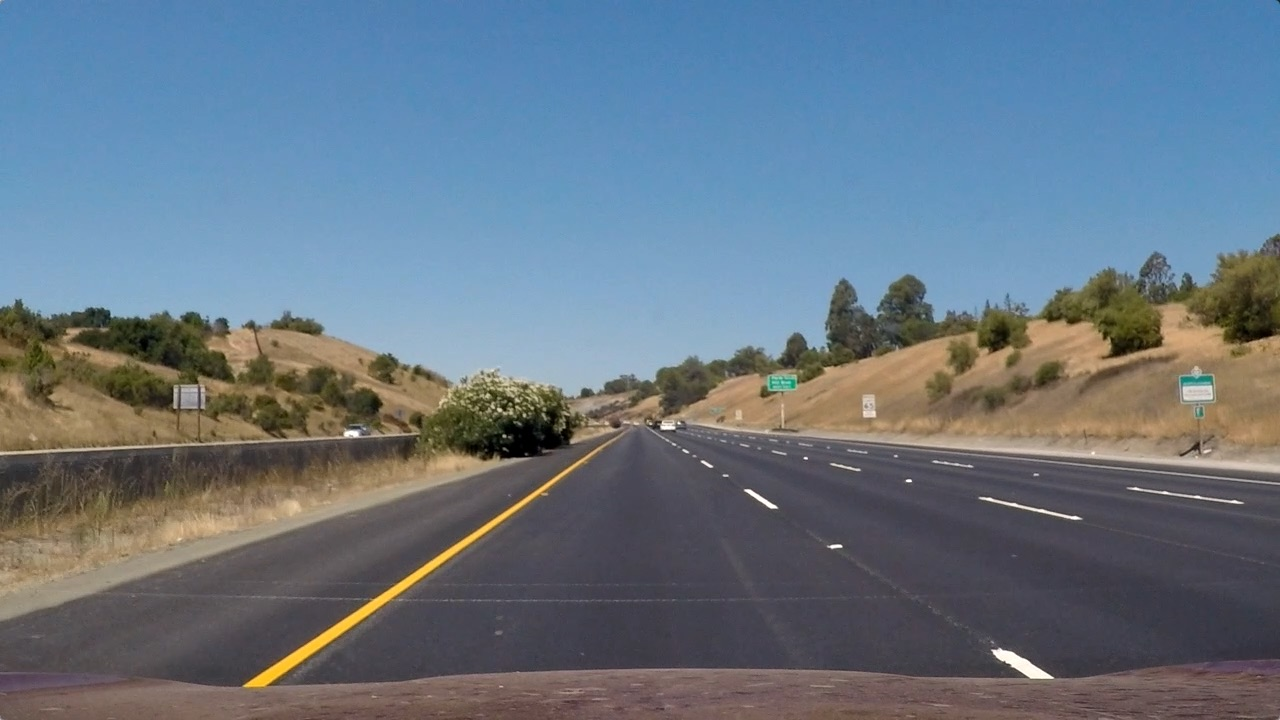
#> input picture test_images/test0.jpg, 1280 x 720 px
$ python lane_finding.py   (older library calls are emulated)
#> lines starting #> are read from the running program, lines starting #| are printed output that depends on the picture; after the words box and inside, x2 and y2 are one past the last pixel; in counts of white or black regions, pixels touching at a corner belong together
### threshold.py
import numpy as np
import cv2
import matplotlib.pyplot as plt
import matplotlib.image as mpimg
import pickle

def abs_sobel_thresh(img, orient='x', sobel_kernel=3, thresh=(0, 255)):
    # Apply the following steps to img
    # 1) Convert to grayscale
    gray = cv2.cvtColor(img, cv2.COLOR_RGB2GRAY)
    # 2) Take the derivative in x or y given orient = 'x' or 'y'
    if orient == 'x':
        sobel = cv2.Sobel(gray, cv2.CV_64F, 1, 0, ksize=sobel_kernel)
    else:
        sobel = cv2.Sobel(gray, cv2.CV_64F, 0, 1, ksize=sobel_kernel)
    # 3) Take the absolute value of the derivative or gradient
    abs_sobel = np.absolute(sobel)
    # 4) Scale to 8-bit (0 - 255) then convert to type = np.uint8
    scaled_sobel = np.uint8(255*abs_sobel/np.max(abs_sobel))
    # 5) Create a mask of 1's where the scaled gradient magnitude
            # is > thresh_min and < thresh_max
    sxbinary = np.zeros_like(scaled_sobel)
    sxbinary[(scaled_sobel >= thresh[0]) & (scaled_sobel <= thresh[1])] = 1
    #plt.imshow(sxbinary, cmap='gray')
    # 6) Return this mask as your binary_output image
    #binary_output = np.copy(sxbinary)
    return sxbinary
    # Calculate directional gradient
    # Apply threshold
    #return grad_binary

# [38 lines left out: functions mag_thresh, dir_threshold, not called in this run]
    # Calculate gradient direction
    # Apply threshold
    #return dir_binary

def color_threshold(img, sthresh=(0,255), vthresh=(0,255)):
    hls = cv2.cvtColor(img, cv2.COLOR_RGB2HLS)
    s_channel = hls[:, :, 2]
    s_binary = np.zeros_like(s_channel)
    s_binary[(s_channel >= sthresh[0]) & (s_channel <= sthresh[1])] = 1

    hsv = cv2.cvtColor(img, cv2.COLOR_RGB2HSV)
    v_channel = hsv[:, :, 2]
    v_binary = np.zeros_like(v_channel)
    v_binary[(v_channel >= vthresh[0]) & (v_channel <= vthresh[1])] = 1

    output = np.zeros_like(s_channel)
    output[(s_binary == 1) & (v_binary == 1)] = 1
    return output

# Read in an image
#image = mpimg.imread('signs_vehicles_xygrad.png')

# Choose a Sobel kernel size
ksize = 3 # Choose a larger odd number to smooth gradient measurements

#plt.ion()

def thresholdingImg(image):
    # Apply each of the thresholding functions
    gradx = abs_sobel_thresh(image, orient='x', sobel_kernel=ksize, thresh=(12, 255))
    grady = abs_sobel_thresh(image, orient='y', sobel_kernel=ksize, thresh=(25, 255))
    #mag_binary = mag_thresh(image, sobel_kernel=ksize, mag_thresh=(30, 100))
    #dir_binary = dir_threshold(image, sobel_kernel=15, thresh=(0.7, 1.3))
    color_binary = color_threshold(image, sthresh=(100,255), vthresh=(50,255))

    combined = np.zeros_like(gradx)
    #combined[((gradx == 1) & (grady == 1)) | ((mag_binary == 1) & (dir_binary == 1))] = 1
    combined[((gradx == 1) & (grady == 1)) | (color_binary == 1)] = 255

    #combined = cv2.multiply(combined, 255)
    return combined

def thresholding(image, idx):
    combined = thresholdingImg(image)
    write_name = 'output_images/threshold_'  + str(idx) + '.jpg'
    cv2.imwrite(write_name, combined)
    return combined


# [21 lines of commented-out code are left out]

### tracker.py
import numpy as np
import cv2

class tracker():
    prev_l_center = 0
    prev_r_center = 0

    def __init__(self, Mywindow_width, Mywindow_height, Mymargin, My_ym =1, My_xm = 1, Mysmooth_factor=15):
        self.recent_centers = []
        self.window_width = Mywindow_width
        self.window_height = Mywindow_height
        self.margin = Mymargin
        self.ym_per_pix = My_ym
        self.xm_per_pix = My_xm
        self.smooth_factor = Mysmooth_factor

    def find_window_centroids(self, warped):
        window_width = self.window_width
        window_height = self.window_height
        margin = self.margin

        window_centroids = []
        window = np.ones(window_width)

        l_sum = np.sum(warped[int(3*warped.shape[0]/4):,:int(warped.shape[1]/2)], axis=0)
        l_center = np.argmax(np.convolve(window, l_sum)) - window_width / 2
        r_sum = np.sum(warped[int(3*warped.shape[0]/4):,int(warped.shape[1]/2):], axis=0)
        r_center = np.argmax(np.convolve(window, r_sum)) - window_width / 2 + int(warped.shape[1]/2)

        if tracker.prev_l_center == 0:
            tracker.prev_l_center = l_center    # if first frame assign to class variable
        elif abs(tracker.prev_l_center - l_center) > self.margin*2:
            l_center = tracker.prev_l_center    # if center is too far away from prev center, assign it to prev center

        if tracker.prev_r_center == 0:
            tracker.prev_r_center = r_center    # if first frame assign to class variable
        elif abs(tracker.prev_r_center - r_center) > self.margin*2:
            r_center = tracker.prev_r_center    # if center is too far away from prev center, assign it to prev center

        #print( " ")
        window_centroids.append((l_center, r_center))
        signal_threshold = 10000.0
        for level in range(1, (int)(warped.shape[0]/window_height)):
            image_layer = np.sum(warped[int(warped.shape[0]-(level+1)*window_height):int(warped.shape[0]-level*window_height), :], axis = 0)
            conv_signal = np.convolve(window, image_layer)
            offset = window_width/2

            l_min_index = int(max(l_center+offset-margin,0))
            l_max_index = int(min(l_center+offset+margin, warped.shape[1]))
            # if conv signal too low, do not move center
            if np.max(conv_signal[l_min_index:l_max_index]) >= signal_threshold:
                l_center = np.argmax(conv_signal[l_min_index:l_max_index])+l_min_index-offset

            #print(l_center, np.max(conv_signal[l_min_index:l_max_index]))

            r_min_index = int(max(r_center+offset-margin, 0))
            r_max_index = int(min(r_center+offset+margin, warped.shape[1]))
            # if conv signal too low, do not move center
            if np.max(conv_signal[r_min_index:r_max_index]) >= signal_threshold:
                r_center = np.argmax(conv_signal[r_min_index:r_max_index])+r_min_index-offset

            #print(r_center, np.max(conv_signal[r_min_index:r_max_index]))

            window_centroids.append((l_center, r_center))

        self.recent_centers.append(window_centroids)
        return np.average(self.recent_centers[-self.smooth_factor:], axis=0)

### lane_finding.py
import numpy as np
import cv2
import matplotlib.pyplot as plt
import matplotlib.image as mpimg
import camera_calibration
import threshold
import glob
import pickle
from tracker import tracker

# find camera calibration matrix
#mtx, dist = camera_calibration.camera_calibration()
#dist_pickle = {}
#dist_pickle["mtx"] = mtx
#dist_pickle["dist"] = dist
#pickle.dump(dist_pickle, open("./calibration_pickle.p", "wb"))

dist_pickle = pickle.load(open("./calibration_pickle.p", "rb"))
#> (reads calibration_pickle.p from the repository)
mtx = dist_pickle["mtx"]
dist = dist_pickle["dist"]

pimg = cv2.imread('test_images/test0.jpg')
#> pimg is the input picture: shape (720, 1280, 3); mean B, G, R 131.2, 117.7, 103.2
pimg_size = (pimg.shape[1], pimg.shape[0])
bot_width = 0.76
mid_width = 0.08
height_pct = 0.62
bottom_trim = 0.935
src = np.float32([[pimg_size[0]*(.5-mid_width/2), pimg_size[1]*height_pct],
                  [pimg_size[0]*(.5+mid_width/2), pimg_size[1]*height_pct],
                  [pimg_size[0]*(.5+bot_width/2), pimg_size[1]*bottom_trim],
                  [pimg_size[0]*(.5-bot_width/2), pimg_size[1]*bottom_trim],
                  ])
offset = pimg_size[0] * 0.25
dst = np.float32([[offset,0],
                  [pimg_size[0]-offset, 0],
                  [pimg_size[0]-offset, pimg_size[1]],
                  [offset, pimg_size[1]]])
#print (src)
#print(dst)
def get_perspective_transform_matrix(src,dst):
    return cv2.getPerspectiveTransform(src, dst)

def perspective_transform(M, img):
    img_size = (img.shape[1], img.shape[0])
    warped = cv2.warpPerspective(img, M, img_size, flags=cv2.INTER_LINEAR)
    return warped

M = get_perspective_transform_matrix(src,dst)
Minv = get_perspective_transform_matrix(dst,src)

def window_mask(width, height, img_ref, center, level):
    output = np.zeros_like(img_ref)
    output[int(img_ref.shape[0]-(level+1)*height):int(img_ref.shape[0]-level*height), max(0, int(center-width)):min(int(center+width),img_ref.shape[1])] = 1
    return output

def process_image(img, idx):
#> called with idx = 0
    img = cv2.undistort(img, mtx, dist, None, mtx)
    write_name = 'test_images/tracked_' + str(idx) + '.jpg'
    cv2.imwrite(write_name, img)
    img_size = (img.shape[1], img.shape[0])

    vertices = np.array([[(0.05*img.shape[1],img.shape[0]),(0.4*img.shape[1], 0.6*img.shape[0]),
                          (0.6*img.shape[1], 0.6*img.shape[0]), (0.99*img.shape[1],img.shape[0])]], dtype=np.int32)

    combined = threshold.thresholding(img, idx)
#> in thresholdingImg, `gradx = abs_sobel_thresh(image, orient='x', sobel_kernel=ksize, thresh..`:
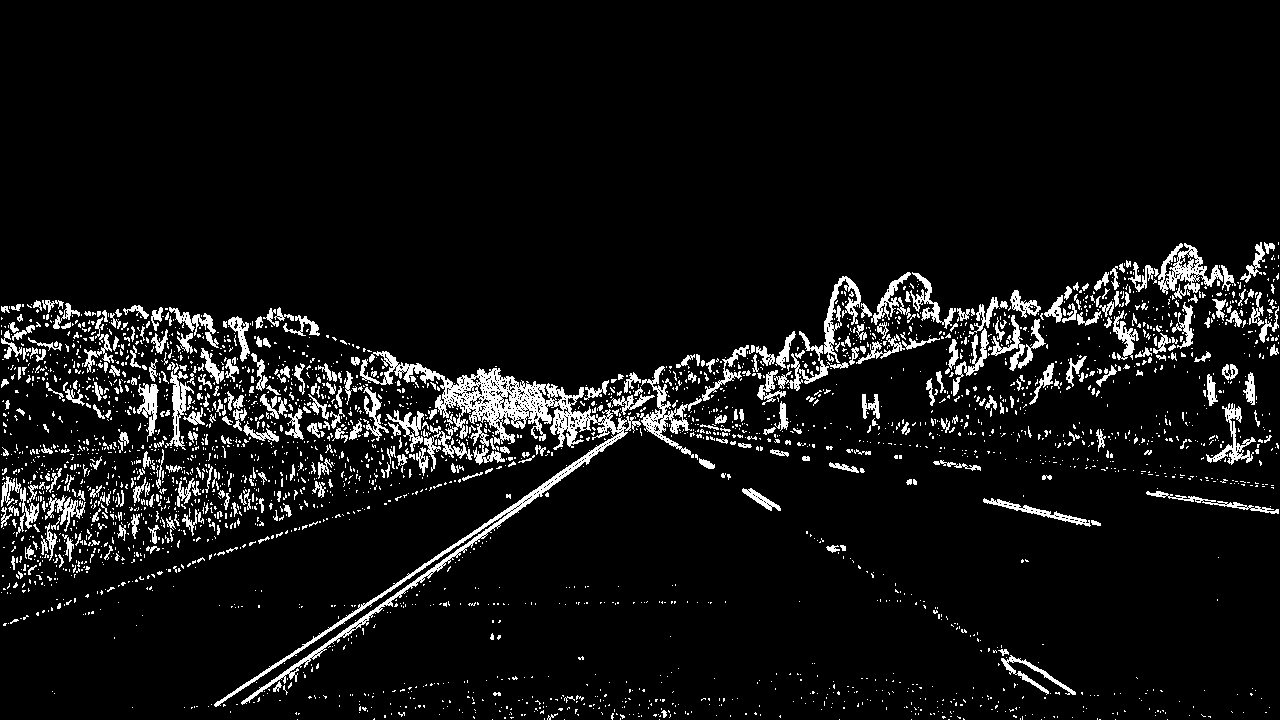
#> gradx: shape (720, 1280); values 0 (black) and 1 (white), 7% white; 3136 white regions (2720 under 20 px), largest, box (x1, y1, x2, y2) and area: (214, 351, 641, 707) 11045, (1158, 243, 1223, 299) 1374, (640, 366, 702, 458) 1264
    warped = perspective_transform(M, combined)
#> in perspective_transform, `warped = cv2.warpPerspective(img, M, img_size, flags=cv2.INTER_LINEAR)`:
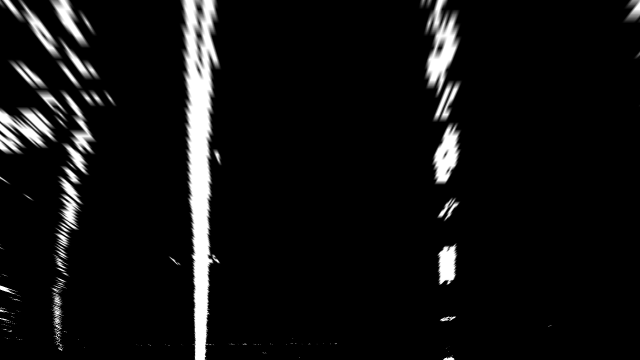
#> warped: shape (720, 1280) (shown at 1/2 size); min 0, max 255, mean 16.6

    #result = road
    write_name = 'output_images/perspective' + str(idx) + '.jpg'
    cv2.imwrite(write_name, warped)

    window_width = 35
    window_height = 80
    curve_centers = tracker(Mywindow_width=window_width, Mywindow_height=window_height, Mymargin=35, My_ym = 30/720, My_xm=4/384,
                            Mysmooth_factor = 15)

    window_centroids=curve_centers.find_window_centroids(warped)
#> in find_window_centroids, `l_sum = np.sum(warped[int(3*warped.shape[0]/4):,:int(warped.shape[1]/2..`: l_sum = 640 values, max 45900 at index 393, min 0 at index 45, mean 2317.7
#> in find_window_centroids, `l_center = np.argmax(np.convolve(window, l_sum)) - window_width / 2`: l_center = 401.5
#> in find_window_centroids, `r_sum = np.sum(warped[int(3*warped.shape[0]/4):,int(warped.shape[1]/2)..`: r_sum = 640 values, max 9114 at index 257, min 0 at index 0, mean 379.3
#> in find_window_centroids, `r_center = np.argmax(np.convolve(window, r_sum)) - window_width / 2 + ..`: r_center = 893.5
#> the loop in find_window_centroids, `for level in range(1, (int)(warped.shape[0]/window_height)):` made 8 passes
#> (l_min_index, l_max_index, l_center, r_min_index, r_max_index, r_center) on passes 1 to 8: (384, 454, 401.5, 876, 946, 893.5), (384, 454, 402.5, 876, 946, 893.5), (385, 455, 399.5, 876, 946, 895.5), (382, 452, 398.5, 878, 948, 887.5), (381, 451, 396.5, 870, 940, 896.5), (379, 449, 397.5, 879, 949, 890.5), (380, 450, 396.5, 873, 943, 878.5), (379, 449, 396.5, 861, 931, 886.5)
#> after the loop in find_window_centroids, `for level in range(1, (int)(warped.shape[0]/window_height)):`: window_centroids = [(401.5, 893.5), (401.5, 893.5), (402.5, 893.5), (399.5, 895.5), (398.5, 887.5), (396.5, 896.5), (397.5, 890.5), (396.5, 878.5), (396.5, 886.5)]
#> window_centroids = [[401.5, 893.5], [401.5, 893.5], [402.5, 893.5], [399.5, 895.5], [398.5, 887.5], [396.5, 896.5], [397.5, 890.5], [396.5, 878.5], [396.5, 886.5]]
    #print(window_centroids)

    l_points = np.zeros_like(warped)
    r_points = np.zeros_like(warped)

    rightx = []
    leftx = []

    # go thru each level and draw the windows
    for level in range(0, len(window_centroids)):
        leftx.append(window_centroids[level][0])
        rightx.append(window_centroids[level][1])
        l_mask = window_mask(window_width, window_height, warped, window_centroids[level][0], level)
        r_mask = window_mask(window_width, window_height, warped, window_centroids[level][1], level)
        l_points[(l_points == 1) | (l_mask == 1)] = 255
        r_points[(r_points == 1) | (r_mask == 1)] = 255
#> this loop made 9 passes
#> l_points: shape (720, 1280); 5.5% white; 1 white region, box (x1, y1, x2, y2) and area: (361, 0, 437, 720) 50400
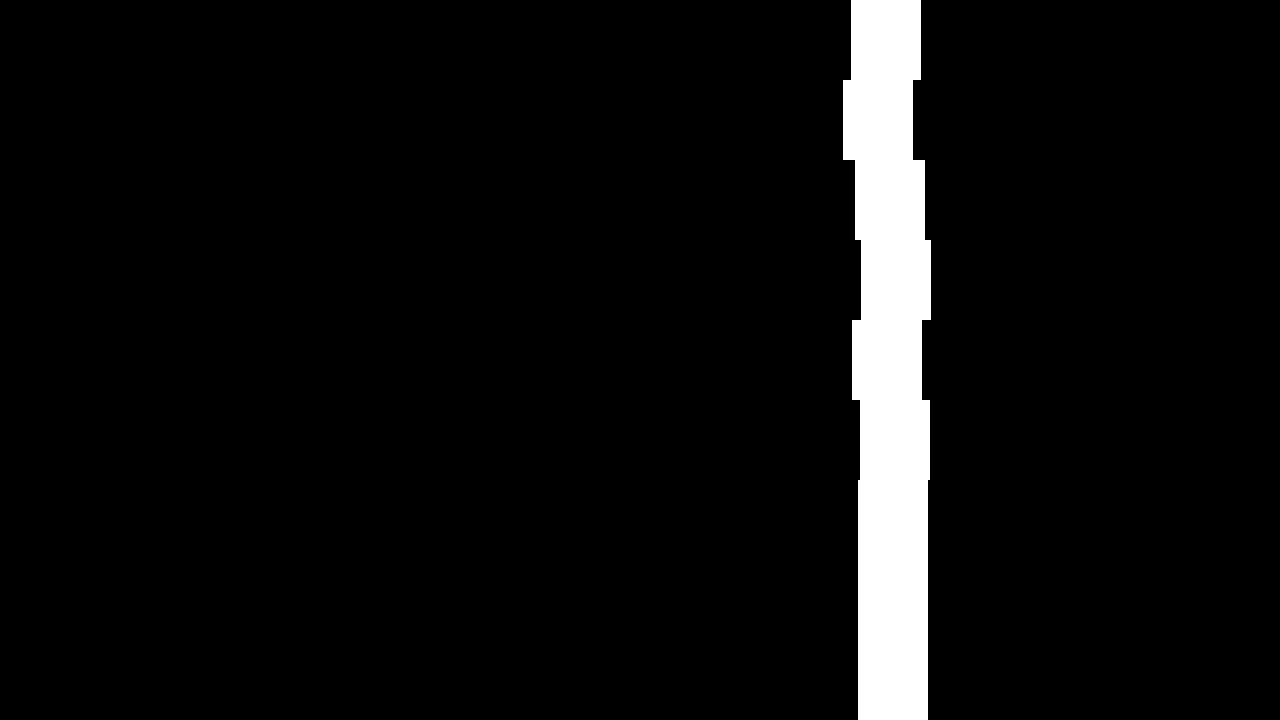
#> r_points: shape (720, 1280); 5.5% white; 1 white region, box (x1, y1, x2, y2) and area: (843, 0, 931, 720) 50400
#> after the loop, leftx = [401.5, 401.5, 402.5, 399.5, 398.5, 396.5, 397.5, 396.5, 396.5]; rightx = [893.5, 893.5, 893.5, 895.5, 887.5, 896.5, 890.5, 878.5, 886.5]

    # draw the results
    template = np.array(r_points+l_points, np.uint8)
#> template: shape (720, 1280); 10.9% white; 2 white regions, box (x1, y1, x2, y2) and area: (361, 0, 437, 720) 50400, (843, 0, 931, 720) 50400
    zero_channel = np.zeros_like(template)
    template = np.array(cv2.merge((zero_channel, template, zero_channel)), np.uint8)
#> template: shape (720, 1280, 3)
    warpage = np.array(cv2.merge((warped, warped, warped)), np.uint8)
    result = cv2.addWeighted(warpage, 1, template, 0.5, 0.0)

    # fit the lane boundries to the left, right center positions found
    #yvals = range(0, warped.shape[0])
    y_vals = np.array(range(0, warped.shape[0]))

    res_yvals = np.arange(warped.shape[0]-(window_height/2), 0, -window_height)

    left_fit = np.polyfit(res_yvals, leftx, 2)
#> left_fit = [4.73e-06, 0.00659, 395.8]
    left_fitx = left_fit[0]*y_vals*y_vals + left_fit[1]*y_vals + left_fit[2]
#> left_fitx = 720 values from 395.8 to 402.9
    left_fitx = np.array(left_fitx, np.int32)
#> left_fitx = 720 values from 395 to 402

    right_fit = np.polyfit(res_yvals, rightx, 2)
#> right_fit = [-4.09e-05, 0.0457, 881.2]
    right_fitx = right_fit[0]*y_vals*y_vals + right_fit[1]*y_vals + right_fit[2]
#> right_fitx = 720 values, max 894 at index 559, min 881.2 at index 0, mean 890.6
    right_fitx = np.array(right_fitx, np.int32)
#> right_fitx = 720 values, max 893 at index 405, min 881 at index 0, mean 890

    left_lane = np.array(list(zip(np.concatenate((left_fitx-window_width/2,left_fitx[::-1]+window_width/2), axis=0),
                             np.concatenate((y_vals, y_vals[::-1]), axis=0))), np.int32)
#> left_lane = 1440 pairs, first value 377 to 419, second value 0 to 719
    right_lane = np.array(list(zip(np.concatenate((right_fitx-window_width/2,right_fitx[::-1]+window_width/2), axis=0),
                             np.concatenate((y_vals, y_vals[::-1]), axis=0))), np.int32)
#> right_lane = 1440 pairs, first value 863 to 910, second value 0 to 719
    middle_marker = np.array(list(zip(np.concatenate((right_fitx-window_width/2,right_fitx[::-1]+window_width/2), axis=0),
                             np.concatenate((y_vals, y_vals[::-1]), axis=0))), np.int32)
#> middle_marker has the same summary as right_lane

    #result = road
    cv2.fillPoly(result, [left_lane], color=[255,0,0])
    cv2.fillPoly(result, [right_lane], color=[0,0,255])
    write_name = 'output_images/transformed_' + str(idx) + '.jpg'
    cv2.imwrite(write_name, result)

    road = np.zeros_like(img)
    road_bkg = np.zeros_like(img)
    cv2.fillPoly(road, [left_lane], color=[255,0,0])
    cv2.fillPoly(road, [right_lane], color=[0,0,255])
#> road: shape (720, 1280, 3); mean of channels 0, 1, 2 7.2, 0, 7.2
    cv2.fillPoly(road_bkg, [left_lane], color=[255,255,255])
#> road_bkg: shape (720, 1280, 3); 2.8% white; 1 white region, box (x1, y1, x2, y2) and area: (377, 0, 420, 720) 25920
    cv2.fillPoly(road_bkg, [right_lane], color=[255,255,255])
#> road_bkg: shape (720, 1280, 3); 5.6% white; 2 white regions, box (x1, y1, x2, y2) and area: (377, 0, 420, 720) 25920, (863, 0, 911, 720) 25920

    road_warped = cv2.warpPerspective(road, Minv, img_size, flags=cv2.INTER_LINEAR)
    road_warped_bkg = cv2.warpPerspective(road_bkg, Minv, img_size, flags=cv2.INTER_LINEAR)

    base = cv2.addWeighted(img, 1.0, road_warped_bkg, -1.0, 0.0)
    result = cv2.addWeighted(base, 1.0, road_warped, 0.7, 0.0)

    ym_per_pix = curve_centers.ym_per_pix
    xm_per_pix = curve_centers.xm_per_pix

    curve_fit_cr = np.polyfit(np.array(res_yvals, np.float32)*ym_per_pix, np.array(leftx,np.float32)*xm_per_pix, 2)
#> curve_fit_cr = [2.84e-05, 0.00165, 4.12]
    curverad = ((1+(2*curve_fit_cr[0]*y_vals[-1]*ym_per_pix + curve_fit_cr[1])**2)**1.5) / np.absolute(2*curve_fit_cr[0])
#> curverad = 17600.1

    #calculate the offset of the car on the road
    camera_center = (left_fitx[-1] + right_fitx[-1])/2
#> camera_center = 647
    center_diff = (camera_center-warped.shape[1]/2)*xm_per_pix
#> center_diff = 0.0729
    side_pos = 'left'
    if center_diff <= 0:
        side_pos = 'right'

    cv2.putText(result, 'Radius of Curvature = ' + str(round(curverad, 3)) + '(m)', (50,50),
                cv2.FONT_HERSHEY_SIMPLEX, 1, (255,255,255),2)
    cv2.putText(result, 'Vehicle is '+str(abs(round(center_diff, 3))) + 'm '+side_pos+' of center', (50,100),
                cv2.FONT_HERSHEY_SIMPLEX, 1, (255,255,255),2)
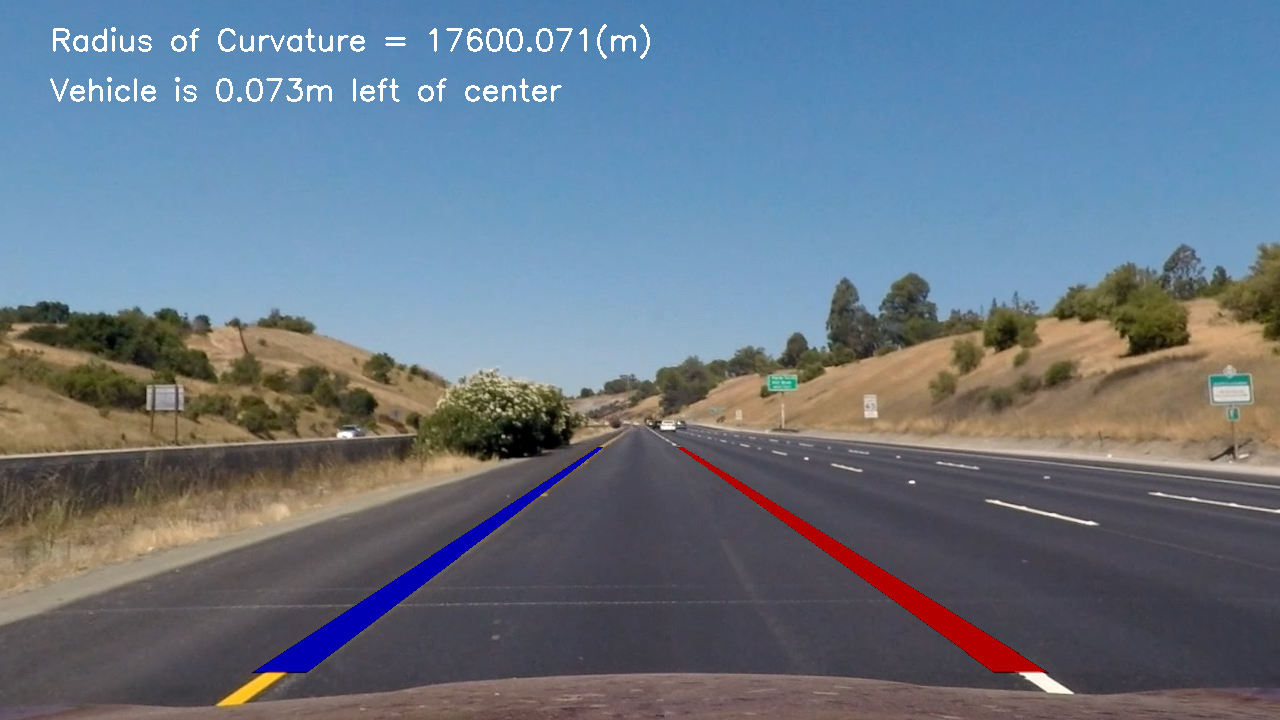
#> result: shape (720, 1280, 3); mean of channels 0, 1, 2 132.2, 117.5, 104.2; drawn as B, G, R

    write_name='output_images/warped_' + str(idx) + '.jpg'
    cv2.imwrite(write_name, result)

# transformation
# Step through the list and search for chessboard corners
images = glob.glob('test_images/test*.jpg')
for idx, fname in enumerate(images):
    img = cv2.imread(fname)
    process_image(img, idx)
